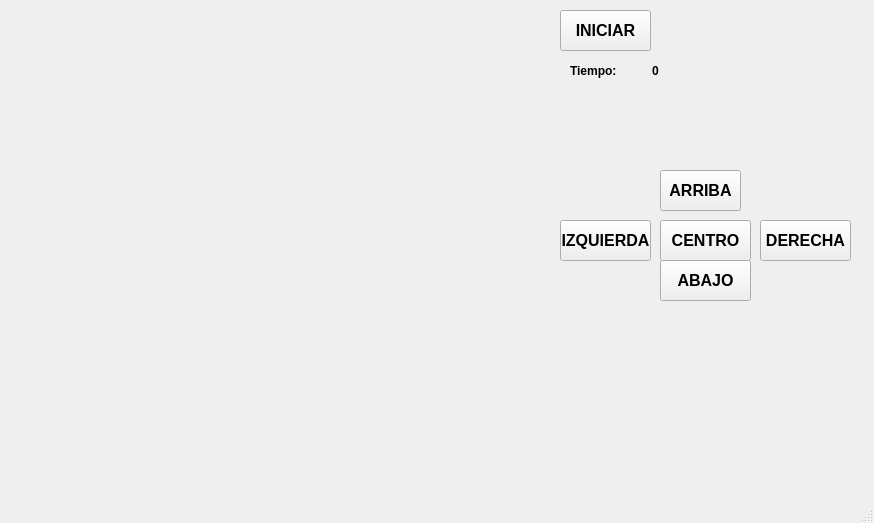
<?xml version="1.0" encoding="UTF-8"?>
<ui version="4.0">
 <class>MainWindow</class>
 <widget class="QMainWindow" name="MainWindow">
  <property name="geometry">
   <rect>
    <x>0</x>
    <y>0</y>
    <width>874</width>
    <height>523</height>
   </rect>
  </property>
  <property name="windowTitle">
   <string>MainWindow</string>
  </property>
  <widget class="QWidget" name="centralwidget">
   <widget class="QWidget" name="verticalLayoutWidget">
    <property name="geometry">
     <rect>
      <x>80</x>
      <y>20</y>
      <width>471</width>
      <height>411</height>
     </rect>
    </property>
    <layout class="QVBoxLayout" name="verticalLayout"/>
   </widget>
   <widget class="QPushButton" name="btn_action">
    <property name="geometry">
     <rect>
      <x>560</x>
      <y>10</y>
      <width>91</width>
      <height>41</height>
     </rect>
    </property>
    <property name="font">
     <font>
      <pointsize>12</pointsize>
      <weight>75</weight>
      <bold>true</bold>
     </font>
    </property>
    <property name="text">
     <string>INICIAR</string>
    </property>
   </widget>
   <widget class="QPushButton" name="btn_arriba">
    <property name="geometry">
     <rect>
      <x>660</x>
      <y>170</y>
      <width>81</width>
      <height>41</height>
     </rect>
    </property>
    <property name="font">
     <font>
      <pointsize>12</pointsize>
      <weight>75</weight>
      <bold>true</bold>
     </font>
    </property>
    <property name="text">
     <string>ARRIBA</string>
    </property>
   </widget>
   <widget class="QPushButton" name="btn_izquierda">
    <property name="geometry">
     <rect>
      <x>560</x>
      <y>220</y>
      <width>91</width>
      <height>41</height>
     </rect>
    </property>
    <property name="font">
     <font>
      <pointsize>12</pointsize>
      <weight>75</weight>
      <bold>true</bold>
     </font>
    </property>
    <property name="text">
     <string>IZQUIERDA</string>
    </property>
   </widget>
   <widget class="QPushButton" name="btn_abajo">
    <property name="geometry">
     <rect>
      <x>660</x>
      <y>260</y>
      <width>91</width>
      <height>41</height>
     </rect>
    </property>
    <property name="font">
     <font>
      <pointsize>12</pointsize>
      <weight>75</weight>
      <bold>true</bold>
     </font>
    </property>
    <property name="text">
     <string>ABAJO</string>
    </property>
   </widget>
   <widget class="QPushButton" name="btn_derecha">
    <property name="geometry">
     <rect>
      <x>760</x>
      <y>220</y>
      <width>91</width>
      <height>41</height>
     </rect>
    </property>
    <property name="font">
     <font>
      <pointsize>12</pointsize>
      <weight>75</weight>
      <bold>true</bold>
     </font>
    </property>
    <property name="text">
     <string>DERECHA</string>
    </property>
   </widget>
   <widget class="QPushButton" name="btn_centro">
    <property name="geometry">
     <rect>
      <x>660</x>
      <y>220</y>
      <width>91</width>
      <height>41</height>
     </rect>
    </property>
    <property name="font">
     <font>
      <pointsize>12</pointsize>
      <weight>75</weight>
      <bold>true</bold>
     </font>
    </property>
    <property name="text">
     <string>CENTRO</string>
    </property>
   </widget>
   <widget class="QLabel" name="label">
    <property name="geometry">
     <rect>
      <x>570</x>
      <y>60</y>
      <width>51</width>
      <height>21</height>
     </rect>
    </property>
    <property name="font">
     <font>
      <weight>75</weight>
      <bold>true</bold>
     </font>
    </property>
    <property name="text">
     <string>Tiempo:</string>
    </property>
   </widget>
   <widget class="QLabel" name="txt_tiempo">
    <property name="geometry">
     <rect>
      <x>630</x>
      <y>60</y>
      <width>51</width>
      <height>21</height>
     </rect>
    </property>
    <property name="font">
     <font>
      <weight>75</weight>
      <bold>true</bold>
     </font>
    </property>
    <property name="text">
     <string>0</string>
    </property>
    <property name="alignment">
     <set>Qt::AlignCenter</set>
    </property>
   </widget>
   <widget class="QLabel" name="label_14">
    <property name="geometry">
     <rect>
      <x>770</x>
      <y>0</y>
      <width>101</width>
      <height>71</height>
     </rect>
    </property>
    <property name="text">
     <string/>
    </property>
    <property name="pixmap">
     <pixmap resource="../../archivos/recursos.qrc">:/Ejercicios/fians.png</pixmap>
    </property>
    <property name="scaledContents">
     <bool>true</bool>
    </property>
   </widget>
   <widget class="QLabel" name="label_13">
    <property name="geometry">
     <rect>
      <x>0</x>
      <y>0</y>
      <width>91</width>
      <height>51</height>
     </rect>
    </property>
    <property name="text">
     <string/>
    </property>
    <property name="pixmap">
     <pixmap resource="../../archivos/recursos.qrc">:/Logos/escudo_imagotipoUAT.png</pixmap>
    </property>
    <property name="scaledContents">
     <bool>true</bool>
    </property>
   </widget>
   <widget class="QLabel" name="label_15">
    <property name="geometry">
     <rect>
      <x>780</x>
      <y>420</y>
      <width>81</width>
      <height>61</height>
     </rect>
    </property>
    <property name="text">
     <string/>
    </property>
    <property name="pixmap">
     <pixmap resource="../../archivos/recursos.qrc">:/Ejercicios/56f38-batman-logo-png-transparent-free.png</pixmap>
    </property>
    <property name="scaledContents">
     <bool>true</bool>
    </property>
   </widget>
  </widget>
  <widget class="QMenuBar" name="menubar">
   <property name="geometry">
    <rect>
     <x>0</x>
     <y>0</y>
     <width>874</width>
     <height>21</height>
    </rect>
   </property>
  </widget>
  <widget class="QStatusBar" name="statusbar"/>
 </widget>
 <resources>
  <include location="../../archivos/recursos.qrc"/>
 </resources>
 <connections/>
</ui>
